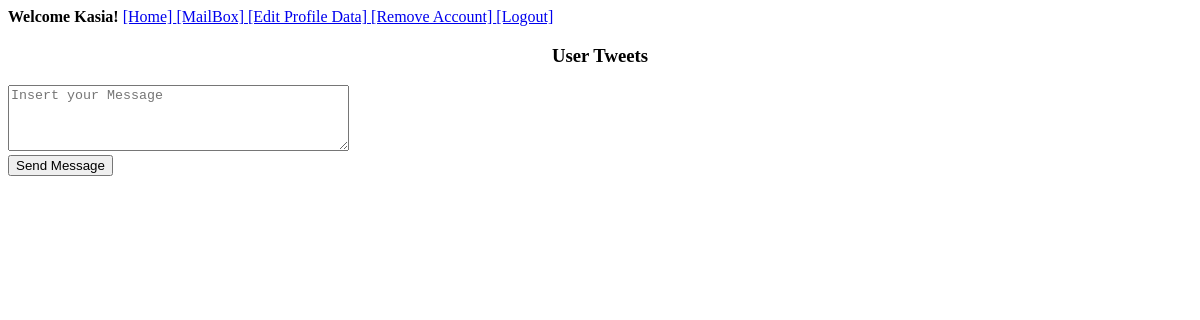
Page /TweetList.php?userTweetId=2 (signed in) on the earlier database version.
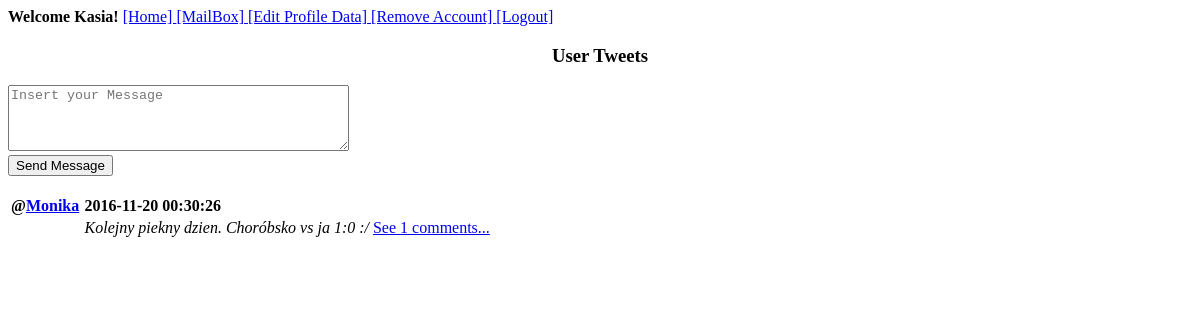
Same page on the later database version.
### tables this page shows
CREATE TABLE IF NOT EXISTS `Tweet` (
  `tweetId` int(11) NOT NULL AUTO_INCREMENT,
  `userId` int(11) NOT NULL,
  `text` varchar(140) NOT NULL,
  `creationDate` datetime NOT NULL,
  PRIMARY KEY (`tweetId`),
  KEY `userId` (`userId`)
);

CREATE TABLE IF NOT EXISTS `Users` (
  `userId` int(11) NOT NULL AUTO_INCREMENT,
  `userName` varchar(255) NOT NULL,
  `email` varchar(255) NOT NULL,
  `hashedPassword` varchar(255) NOT NULL,
  PRIMARY KEY (`userId`),
  UNIQUE KEY `email` (`email`)
);

### src/Tweet.php (called while the page is built, shortened)
<?php
class Tweet {
    private $tweetId;
    private $text;
    private $creationDate;
    private $userId;
    private $userName;
    public function __construct() {
        $this->tweetId = -1;
        $this->userId = "";
        $this->text = "";
        $this->creationDate = "";
    }
    public function getId() {
        return $this->tweetId;
    }
    public function getText() {
        return $this->text;
    }
    public function getCreationDate() {
        return $this->creationDate;
    }
    public function getUserId() {
        return $this->userId;
    }
    public function getUserName() {
        return $this->userName;
    }
    static public function loadAllTweetsByUserId(mysqli $connection, $userId) {
        $sql = "SELECT Tweet.*, Users.userName"
                . " FROM Tweet, Users"
                . " WHERE Tweet.userId = Users.userId AND Tweet.userId=$userId"
                . " ORDER BY creationDate DESC";
        $ret = [];
        $result = $connection->query($sql);
        if ($result == true && $result->num_rows != 0) {
            foreach ($result as $row) {
                $loadedTweets = new Tweet();
                $loadedTweets->tweetId = $row['tweetId'];
                $loadedTweets->userId = $row['userId'];
                $loadedTweets->text = $row['text'];
                $loadedTweets->creationDate = $row['creationDate'];
                $loadedTweets->userName = $row['userName'];
                $ret[] = $loadedTweets;
            }
        }
        return $ret;
    }
}

### src/Comment.php (called while the page is built, shortened)
<?php
class Comment {
    static public function loadAllCommentsByTweetId(mysqli $connection, $tweetId) {
        $sql = "SELECT Comment.*, Users.userName "
                . "FROM Comment JOIN Users ON Comment.userId=Users.userId "
                . "WHERE tweetId=$tweetId "
                . "ORDER BY creationDate DESC";
        $ret = [];
        $result = $connection->query($sql);
        if ($result == true && $result->num_rows != 0) {
            foreach ($result as $row) {
                $loadedComments = new Comment();
                $loadedComments->commentId = $row['commentId'];
                $loadedComments->userId = $row['userId'];
                $loadedComments->tweetId = $row['tweetId'];
                $loadedComments->text= $row['text'];
                $loadedComments->creationDate= $row['creationDate'];
                $loadedComments->userName= $row['userName'];
                $ret[] = $loadedComments;
            }
        }
        return $ret;
    }
}

### TweetList.php (the view, shortened to what this page needs)
<!DOCTYPE html>
<html>
    <head>
    </head>
    <body>
<?php
    require_once 'src/Connection.php';
    require_once 'src/Tweet.php';
    require_once 'src/Comment.php';
    require_once 'Header.php';
 ?>
    <form method="POST" action="#">
            <textarea name="message" cols="40" rows="4" placeholder="Insert your Message"></textarea><br>
            <input type="submit" name="submit" value="Send Message"/><br><br>
    </form>
<?php
$loadUserTweets = Tweet::loadAllTweetsByUserId($connection, $_SESSION['userTweetId']);
echo '<div>';
echo'<table border = 0>';
foreach ($loadUserTweets as $userTweet) {
    echo '<tr>';
    echo '<th width = "10%" align = "left">'.'@'.'<a href=TweetList.php?userTweetId='.trim($userTweet->getUserId()).'>'.trim($userTweet->getUserName()).'</a></th>';
    echo '<th width = "40%" align = "left">'.trim($userTweet->getCreationDate()).'</th>';
    echo '<th width = "50%"></th>';
    echo '</tr>';
    echo '<tr>';
    echo '<td width = "10%">&nbsp</td>';
    echo '<td width = "40%"><i>'.$userTweet->getText().'</i></td>';
    echo '<td width = "50%" align = "left"><a href=AddComment.php?tweetId='. $userTweet->getId() .'> See '.count(Comment::loadAllCommentsByTweetId($connection,$userTweet->getId())).' comments...<a\></td>';
    echo '</tr>';
    echo '<tr><td colspan = "3">&nbsp</td></tr>';
}
echo'</table>';
echo '</div>';
?>

Differences in the rows shown:
added tweet: userId.userName "Monika", creationDate "2016-11-20 00:30:26", text "Kolejny piekny dzien. Choróbsko vs ja 1:0 :/", Id "1"
